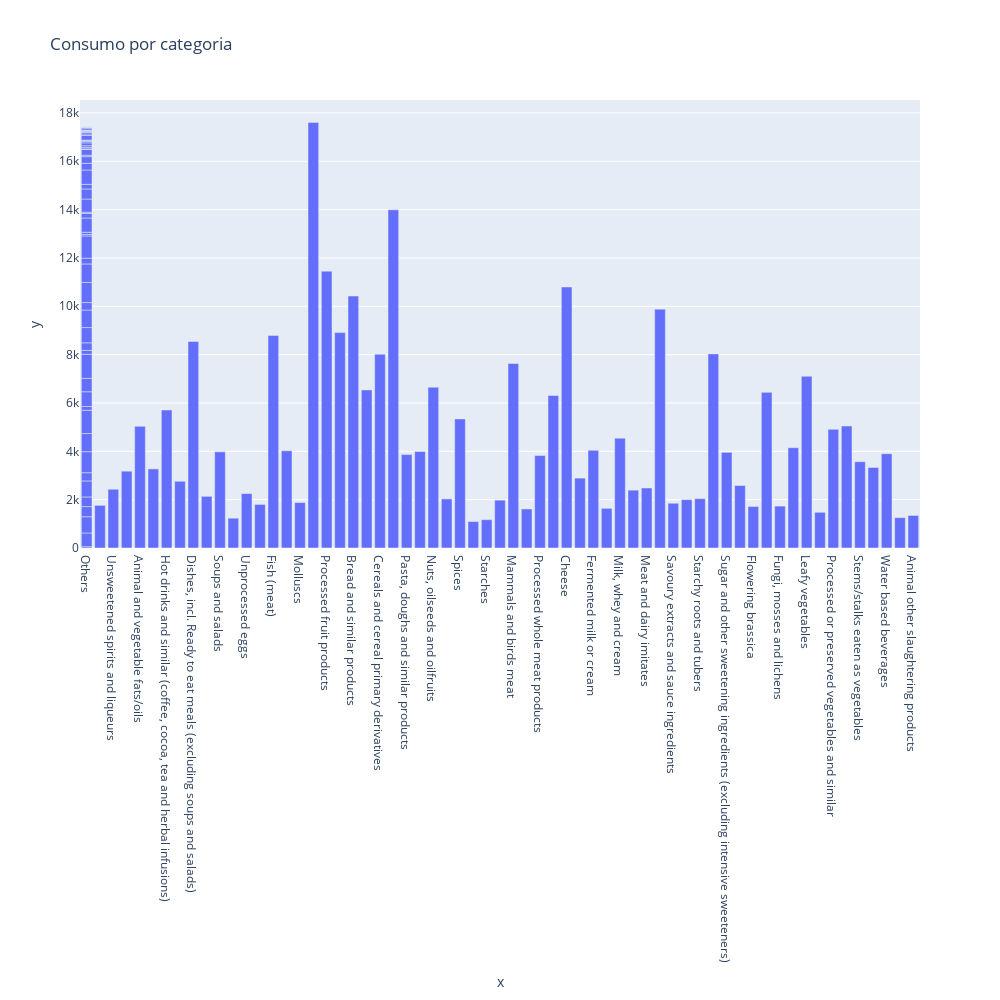

Notebook cell for this chart:
### Markdown cell above
#### Agrupamento de outliers em uma nova categoria: "Others"

### Code cell
lista_categorias_agrupada = lista_categorias
for i in range (0, len(lista_categorias)):
  if (int(lista_valores[i]) < 1000):
    lista_categorias_agrupada[i] = 'Others'

fig = px.bar(df, lista_categorias_agrupada, lista_valores, title='Consumo por categoria', height=1000, width=1000)
fig.show()

### Figure 1 — Plotly figure (JSON) as saved in the notebook; plotly's stock layout.template omitted (floating-point values rounded to 4 significant figures)
{"data": [{"alignmentgroup": "True", "hovertemplate": "x=%{x}<br>y=%{y}<extra></extra>", "legendgroup": "", "marker": {"color": "#636efa", "pattern": {"shape": ""}}, "name": "", "offsetgroup": "", "orientation": "v", "showlegend": false, "textposition": "auto", "type": "bar", "x": ["Others", "Beer and beer-like beverage", "Others", "Unsweetened spirits and liqueurs", "Wine and wine-like drinks", "Animal and vegetable fats/oils", "Fat emulsions and blended fats", "Hot drinks and similar (coffee, cocoa, tea and herbal infusions)", "Ingredients for coffee, cocoa, tea, and herbal infusions", "Dishes, incl. Ready to eat meals (excluding soups and salads)", "Fried or extruded cereal, seed or root-based products", "Soups and salads", "Processed eggs", "Unprocessed eggs", "Crustaceans", "Fish (meat)", "Fish and seafood processed", "Molluscs", "Fruit used as fruit", "Processed fruit products", "Others", "Others", "Fruit / vegetable juices and nectars", "Bread and similar products", "Breakfast cereals", "Cereals and cereal primary derivatives", "Fine bakery wares", "Pasta, doughs and similar products", "Legumes", "Nuts, oilseeds and oilfruits", "Processed legumes, nuts, oilseeds and spices", "Spices", "Others", "Miscellaneous agents for food processing", "Starches", "Others", "Others", "Animal liver", "Mammals and birds meat", "Meat specialties", "Processed whole meat products", "Sausages", "Cheese", "Dairy dessert and similar", "Fermented milk or cream", "Milk and dairy powders and concentrates", "Milk, whey and cream", "Others", "Others", "Food supplements and similar preparations", "Meat and dairy imitates", "Condiments (including table-top formats)", "Savoury extracts and sauce ingredients", "Seasonings and extracts", "Starchy roots and tubers", "Confectionery including chocolate", "Sugar and other sweetening ingredients (excluding intensive sweeteners)", "Bulb vegetables", "Flowering brassica", "Fruiting vegetables", "Fungi, mosses and lichens", "Herbs and edible flowers", "Leafy vegetables", "Legumes with pod", "Processed or preserved vegetables and similar", "Root and tuber vegetables (excluding starchy- and sugar-)", "Others", "Stems/stalks eaten as vegetables", "Others", "Drinking water", "Water based beverages", "Others", "Others", "Others", "Others", "Others", "Water-based sweet desserts", "Others", "Others", "Animal other slaughtering products", "Others", "Others", "Others", "Others", "Others", "Others", "Others", "Others", "Others", "Others", "Others", "Others", "Others", "Others", "Others", "Others", "Others", "Others", "Others", "Others", "Others", "Others", "Others", "Others", "Others", "Others", "Others", "Others", "Others", "Others", "Others", "Others", "Others", "Others", "Others", "Others", "Others", "Others", "Others"], "xaxis": "x", "y": [54, 1765, 567, 2431, 3178, 5034, 3272, 5709, 2760, 8547, 2137, 3979, 1233, 2252, 1803, 8789, 4024, 1879, 17608, 11453, 673, 417, 8913, 10424, 6541, 8017, 13994, 3865, 3993, 6653, 2031, 5341, 401, 1093, 1172, 663, 340, 1980, 7635, 1614, 3827, 6308, 10799, 2891, 4039, 1641, 4543, 871, 749, 2393, 2483, 9882, 1852, 2001, 2042, 8031, 3957, 2585, 1718, 6440, 1734, 4150, 7107, 1477, 4911, 5045, 962, 3571, 156, 3333, 3901, 612, 552, 998, 162, 312, 1257, 631, 724, 1346, 310, 833, 765, 238, 919, 60, 94, 590, 186, 54, 544, 417, 190, 595, 277, 275, 60, 247, 6, 6, 60, 73, 119, 59, 36, 18, 205, 12, 87, 36, 6, 24, 36, 12, 78, 36, 6, 6, 6], "yaxis": "y"}], "layout": {"barmode": "relative", "height": 1000, "legend": {"tracegroupgap": 0}, "title": {"text": "Consumo por categoria"}, "width": 1000, "xaxis": {"anchor": "y", "domain": [0, 1], "title": {"text": "x"}}, "yaxis": {"anchor": "x", "domain": [0, 1], "title": {"text": "y"}}}}
